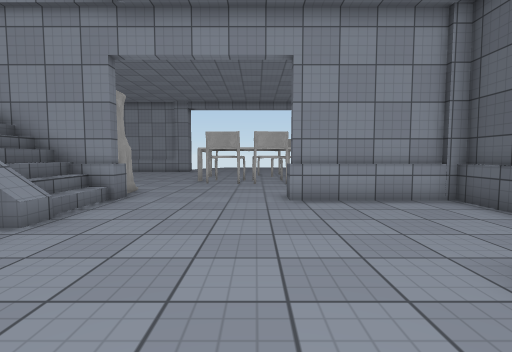
[1] (above)

23 first-person views from a walk through a Unity game level. The camera is 1.2 m above the floor, tilts 4° down and sees 85° across. The floor is counted in squares, 1 m on a side. Each view is taken from the middle of a square. On the plan, view 1 faces up. The plan holds only what a view shows up to about 13 squares ahead; the rest is blank. The place goes on beyond the plan. Surface patterns are stand-ins for the level's own textures.

[2]
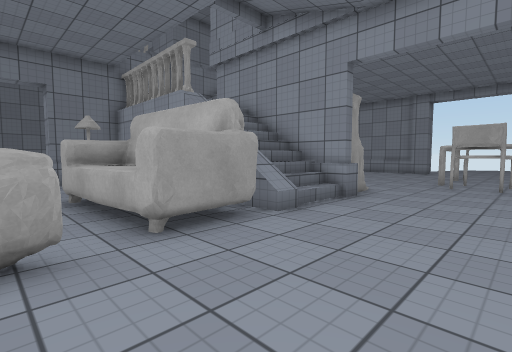

[3]
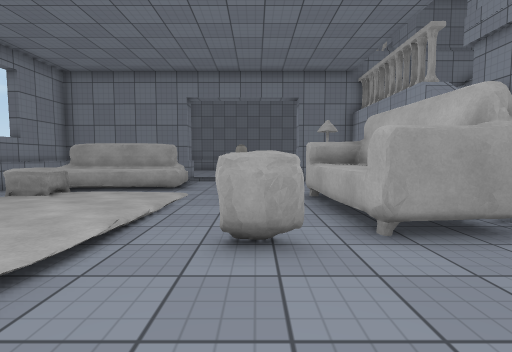

[4]
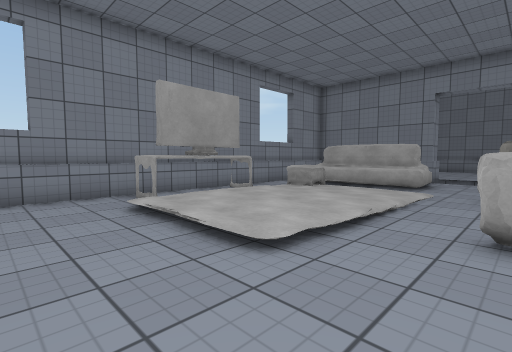

[5]
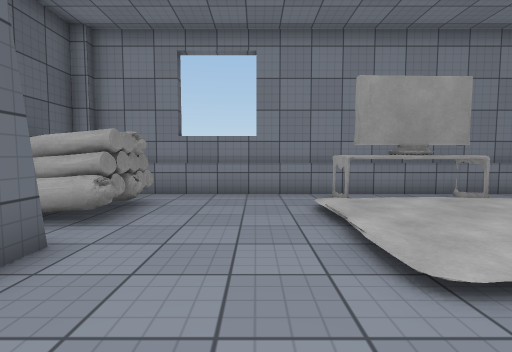

[6]
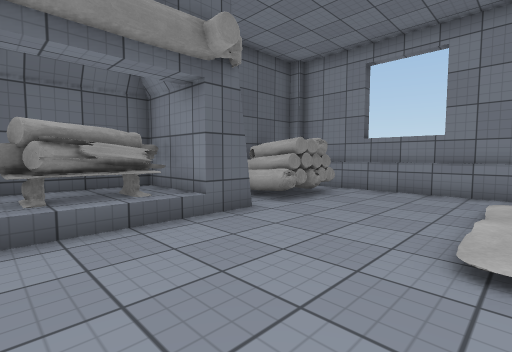

[7]
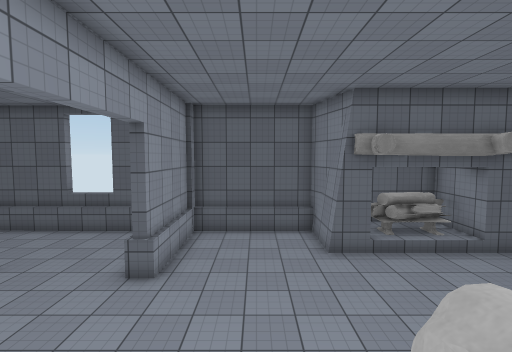

[8]
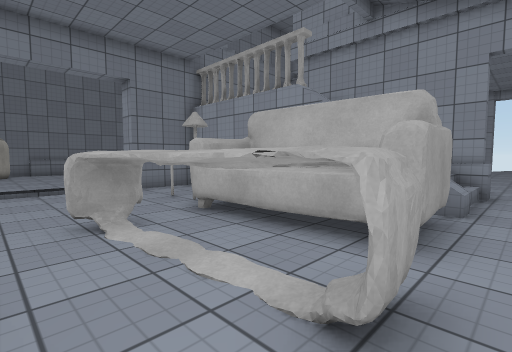

[9]
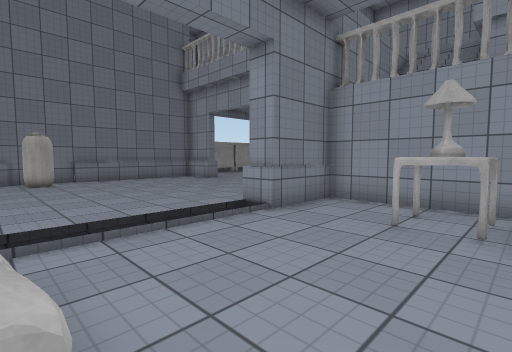

[10]
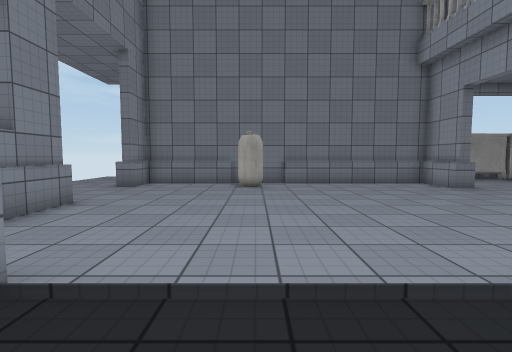

[11]
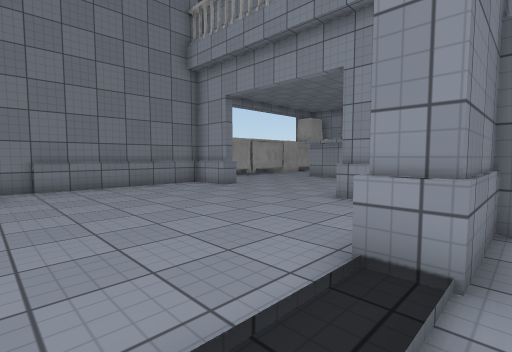

[12]
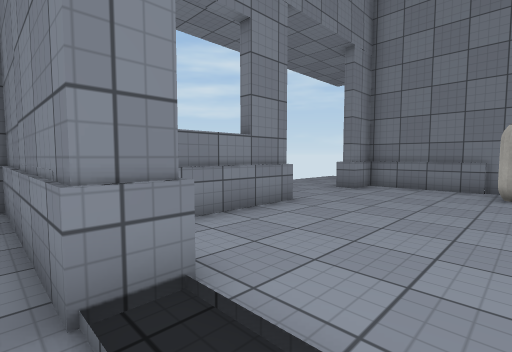

[13]
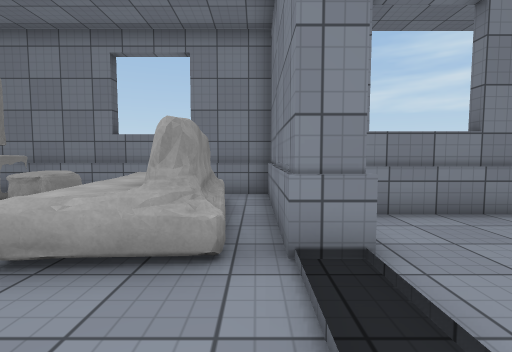

[14]
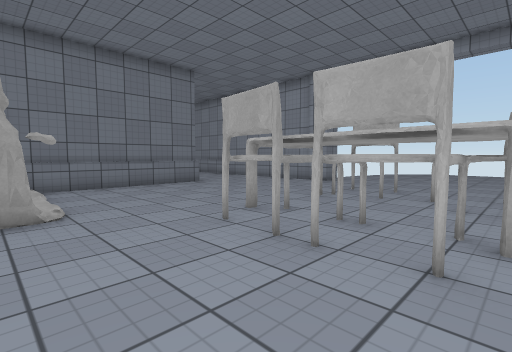

[15]
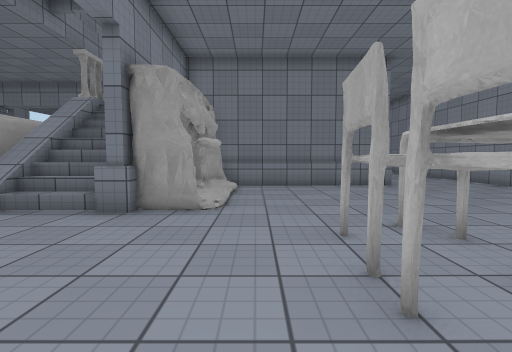

[16]
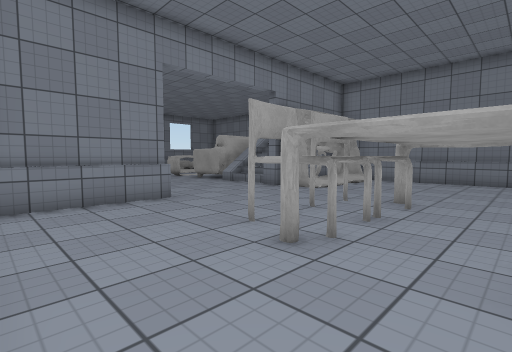

[17]
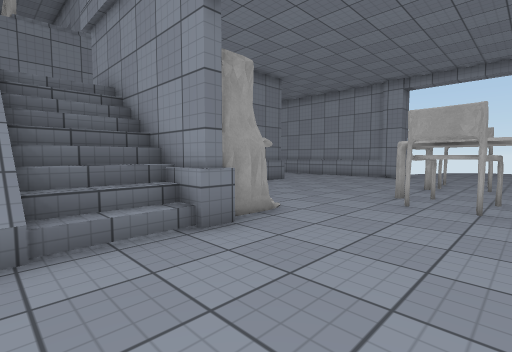

[18]
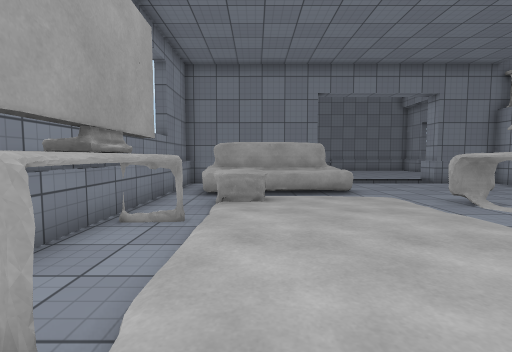

[19]
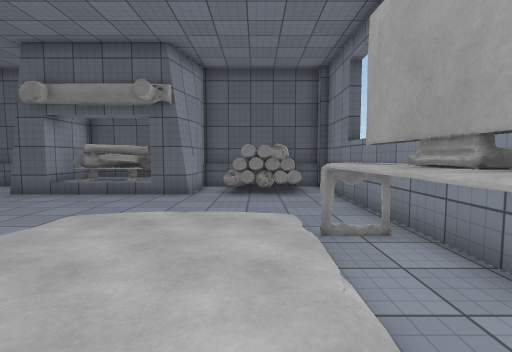

[20]
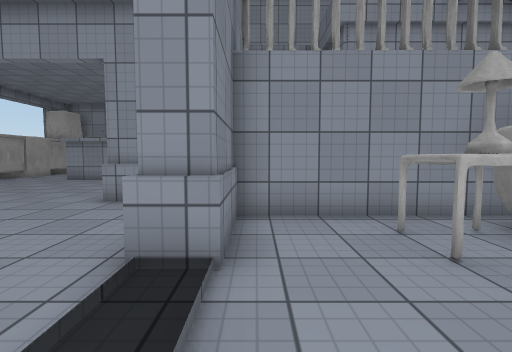

[21]
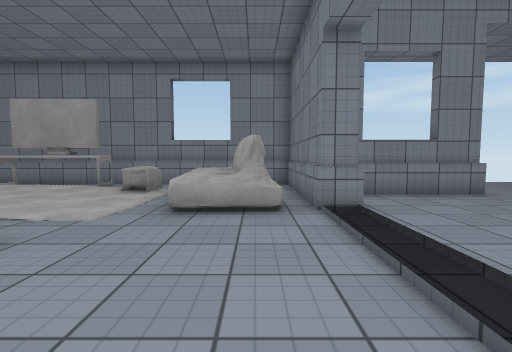

[22]
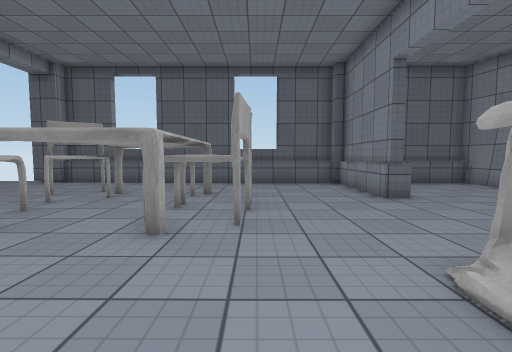

[23]
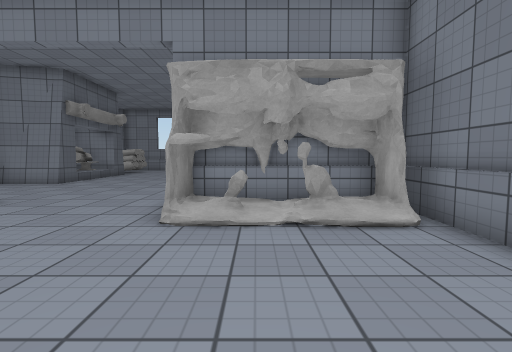

### Floor plan
Key: @ floor where view 1 was taken; # wall or solid block; . main floor; : floor 0.25 m higher than the main floor; / step, stairs or slope; ^ raised ledge; C chair; T table; L lamp; S stool; O other object.
Columns run from 25 left of view 1 to 6 right of it. Each row starts with its distance up from view 1.
 16                #......TTTTCT...#
 15                #......TTTTTT...#
 14                #......TTTTTT...#
 13                #.......CCCC....#
 12  ....          #.......CCCC....#
 11  .....         #...............#
 10  ......        ##///OO.........#
  9  ......        ##OOOOO.........#
  8   ......   #   #######....######
  7 ###.....####     /////.........#
  6 #......... #     /////.........#
  5 #......... #OOOOOO////.........#
  4 #..........#....OO OOO.........#
  3 #..........#..TLTOOOOO.........#
  2 #..........#..TLOOOOOO......####
  1 #....................O......###
  0 #................OOOOO...@..O##
 -1 #OO..............OOO........O^#
 -2 #.O................////.....###
 -3 #............OOO.     ::....###
 -4 #..........#.OOO.      :....####
 -5 #..........#.OOO.      :....OOO#
 -6 ###...######.OOOSS:    :....OOO#
 -7  .....     #.OOOSS/OOOOO....OOO#
 -8 .....      #.OOO...OOOOO....OOO#
 -9 ....       #####################

Positions as (right, up) in squares from view 1, and headings:
1: (0, 0), facing up
2: (0, 0), facing up-left
3: (0, 0), facing left
4: (1, 0), facing down-left
5: (0, 0), facing down
6: (-2, 1), facing down-right
7: (-6, 5), facing right
8: (-3, -2), facing up-left
9: (-9, -3), facing up-left
10: (-12, -1), facing left
11: (-13, -1), facing up-left
12: (-13, -1), facing down-left
13: (-13, 0), facing down
14: (2, 9), facing up-left
15: (2, 11), facing left
16: (5, 16), facing down-left
17: (0, 5), facing up-left
18: (-1, -6), facing left
19: (-7, -6), facing right
20: (-13, -1), facing up
21: (-12, 3), facing down
22: (-7, 12), facing right
23: (-6, 15), facing down
